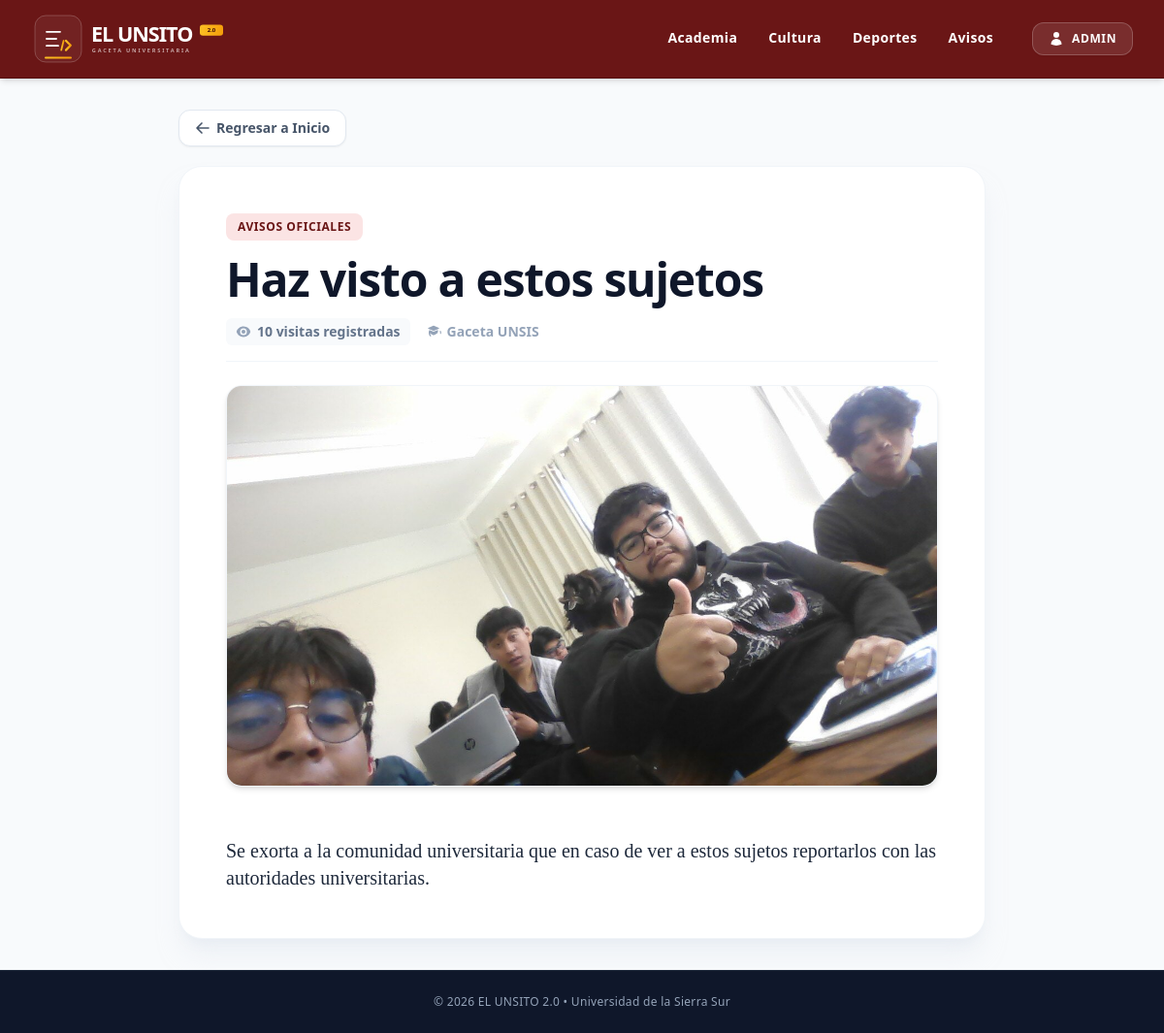
Page /noticia/1 on the committed database.
### app/models.py (models this page shows)
class Seccion(Base):
    __tablename__ = "secciones"
    id = Column(Integer, primary_key=True, index=True)
    nombre = Column(String, unique=True, index=True)  # Ej: "Deportes", "Cultura"
    slug = Column(String, unique=True, index=True)    # Ej: "act-depo", "act-cul"
    noticias = relationship("Noticia", back_populates="seccion")

class Noticia(Base):
    __tablename__ = "noticias"
    id = Column(Integer, primary_key=True, index=True)
    titulo = Column(String, nullable=False)
    contenido = Column(Text, nullable=False)
    imagen_url = Column(String, nullable=True)  # Nombre del archivo en /static/Noticias/
    fecha_creacion = Column(DateTime, default=datetime.utcnow)
    fecha_modificacion = Column(DateTime, default=datetime.utcnow, onupdate=datetime.utcnow)
    visitas = Column(Integer, default=0)
    seccion_id = Column(Integer, ForeignKey("secciones.id"))
    seccion = relationship("Seccion", back_populates="noticias")

### app/main.py (the view)
@app.get("/noticia/{noticia_id}")
def ver_noticia(noticia_id: int, request: Request, db: Session = Depends(get_db)):
    noticia = crud.obtener_noticia_y_contar_visita(db, noticia_id=noticia_id)
    if not noticia:
        raise HTTPException(status_code=404, detail="La noticia no existe")
    return templates.TemplateResponse(
        request,
        "noticia.html",
        {"noticia": noticia}
    )

### app/templates/noticia.html (shortened to what this page needs)
<!DOCTYPE html>
<html lang="es" class="h-full bg-slate-50">
<head>
    <script src="https://cdn.tailwindcss.com"></script>
</head>
<body class="flex flex-col min-h-full font-sans antialiased text-slate-800">
    <nav class="bg-institucional-700 text-white shadow-md sticky top-0 z-50 border-b border-institucional-800 py-3">
        <div class="max-w-7xl mx-auto px-4 sm:px-6 lg:px-8">
            <div class="flex items-center justify-between">
                <div class="flex-shrink-0 flex items-center">
                    <a class="flex items-center" href="/">
                        <img src="/static/imagenes/Logo.svg" alt="EL UNSITO 2.0" class="h-14 w-auto select-none block">
                    </a>
                </div>
                <div class="hidden md:flex items-center gap-8 font-bold text-sm tracking-wide">
                    <a class="hover:text-amber-300 transition-colors py-2 border-b-2 border-transparent hover:border-amber-400" href="/seccion/academia">Academia</a>
                    <a class="hover:text-amber-300 transition-colors py-2 border-b-2 border-transparent hover:border-amber-400" href="/seccion/cultura">Cultura</a>
                    <a class="hover:text-amber-300 transition-colors py-2 border-b-2 border-transparent hover:border-amber-400" href="/seccion/deportes">Deportes</a>
                    <a class="hover:text-amber-300 transition-colors py-2 border-b-2 border-transparent hover:border-amber-400" href="/seccion/avisos-oficiales">Avisos</a>
                    <a class="ml-2 bg-white/10 hover:bg-white text-white hover:text-institucional-700 border border-white/20 hover:border-white transition-all px-4 py-2 rounded-xl text-xs uppercase font-extrabold tracking-wider flex items-center gap-2 shadow-sm" href="/login">
                        Admin
                    </a>
                </div>
            </div>
        </div>
    </nav>
    <main class="flex-grow max-w-4xl w-full mx-auto px-4 sm:px-6 lg:px-8 my-8">
        <div class="mb-5">
            <a href="/" class="inline-flex items-center gap-1.5 bg-white hover:bg-slate-100 text-slate-600 hover:text-slate-900 border border-slate-200 shadow-sm rounded-xl px-4 py-2 text-sm font-semibold transition-all group">
                <svg xmlns="http://www.w3.org/2000/svg" fill="none" viewBox="0 0 24 24" stroke-width="2.5" stroke="currentColor" class="w-4 h-4 group-hover:-translate-x-1 transition-transform">
                    <path stroke-linecap="round" stroke-linejoin="round" d="M10.5 19.5 3 12m0 0 7.5-7.5M3 12h18" />
                </svg>
                Regresar a Inicio
            </a>
        </div>
        <article class="bg-white rounded-3xl shadow-xl shadow-slate-200/50 border border-slate-100 overflow-hidden p-6 sm:p-10 md:p-12">
            <header class="mb-6">
                <span class="inline-block bg-institucional-100 text-institucional-700 font-extrabold text-xs tracking-wider uppercase px-3 py-1.5 rounded-lg mb-4">
                    {{ noticia.seccion.nombre }}
                </span>
                <h1 class="text-3xl sm:text-4xl md:text-5xl font-black text-slate-900 tracking-tight leading-tight mb-4">
                    {{ noticia.titulo }}
                </h1>
                <div class="flex flex-wrap items-center gap-4 text-slate-400 text-xs sm:text-sm font-semibold border-b border-slate-100 pb-4">
                    <span class="flex items-center gap-1.5 bg-slate-50 px-2.5 py-1 rounded-md text-slate-500">
                        {{ noticia.visitas }} visitas registradas
                    </span>
                    <span class="flex items-center gap-1.5">
                        Gaceta UNSIS
                    </span>
                </div>
            </header>
            <div class="mb-6 rounded-2xl overflow-hidden shadow-md max-h-[480px] bg-slate-100 border border-slate-100">
                <img src="{{ noticia.imagen_url }}" alt="Imagen de portada" class="w-full h-full object-cover object-center max-h-[480px] hover:scale-[1.01] transition-transform duration-500">
            </div>
            <div class="text-slate-800 text-lg sm:text-xl leading-relaxed tracking-normal whitespace-pre-line font-normal font-serif">
                {{ noticia.contenido }}
            </div>
        </article>
    </main>
    <footer class="bg-slate-900 text-slate-400 py-6 border-t border-slate-800">
        <div class="max-w-7xl mx-auto px-4 text-center">
            <p class="text-xs font-medium tracking-wide">&copy; 2026 EL UNSITO 2.0 &bull; Universidad de la Sierra Sur</p>
        </div>
    </footer>
</body>
</html>

### rows in the picture
Seccion: seccion.nombre "AVISOS OFICIALES"
Noticia: titulo "Haz visto a estos sujetos", visitas "10", imagen_url (picture), contenido "Se exorta a la comunidad universitaria que en caso de ver a estos sujetos reportarlos con las autoridades universitarias."
